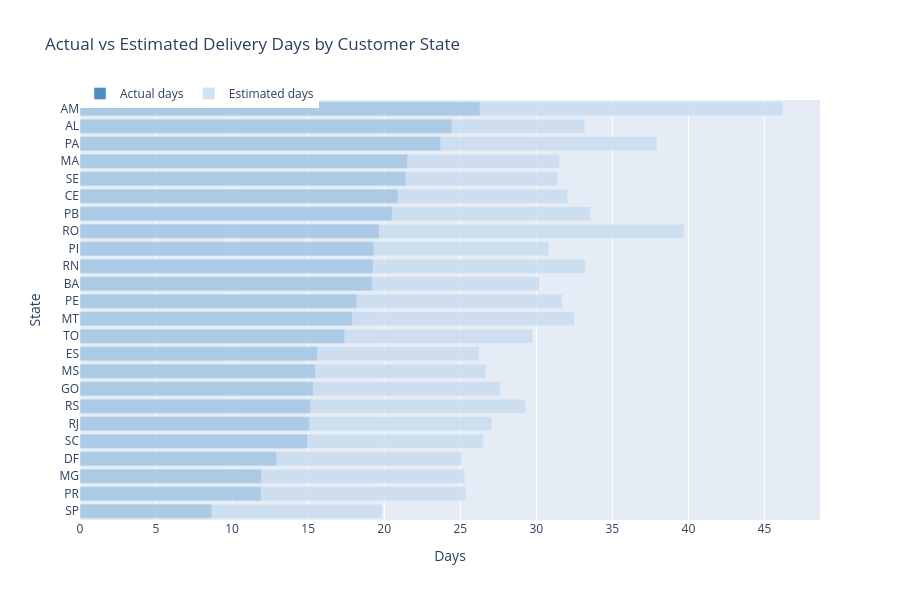

The code cell stored with this chart in its notebook:
### Code cell
state_sorted = state_kpis.sort_values("avg_actual_days", ascending=True)

fig1 = go.Figure()

fig1.add_trace(go.Bar(
    x=state_sorted["avg_actual_days"],
    y=state_sorted["customer_state"],
    orientation="h",
    name="Actual days",
    marker_color="#2171b5",
    opacity=0.8
))

fig1.add_trace(go.Bar(
    x=state_sorted["avg_estimated"],
    y=state_sorted["customer_state"],
    orientation="h",
    name="Estimated days",
    marker_color="#c6dbef",
    opacity=0.8
))

fig1.update_layout(
    barmode="overlay",
    title="Actual vs Estimated Delivery Days by Customer State",
    xaxis_title="Days",
    yaxis_title="State",
    height=600,
    legend=dict(orientation="h", y=1.05)
)
fig1.show()

### Figure 1 — Plotly figure (JSON) as saved in the notebook; plotly's stock layout.template omitted (floating-point values rounded to 4 significant figures)
{"data": [{"marker": {"color": "#2171b5"}, "name": "Actual days", "opacity": 0.8, "orientation": "h", "type": "bar", "x": [8.67, 11.9, 11.92, 12.92, 14.96, 15.08, 15.15, 15.33, 15.47, 15.6, 17.4, 17.9, 18.2, 19.21, 19.26, 19.31, 19.66, 20.53, 20.91, 21.42, 21.53, 23.71, 24.44, 26.3], "y": ["SP", "PR", "MG", "DF", "SC", "RJ", "RS", "GO", "MS", "ES", "TO", "MT", "PE", "BA", "RN", "PI", "RO", "PB", "CE", "SE", "MA", "PA", "AL", "AM"]}, {"marker": {"color": "#c6dbef"}, "name": "Estimated days", "opacity": 0.8, "orientation": "h", "type": "bar", "x": [19.88, 25.37, 25.28, 25.1, 26.52, 27.08, 29.3, 27.64, 26.69, 26.25, 29.74, 32.5, 31.7, 30.19, 33.22, 30.83, 39.7, 33.58, 32.05, 31.42, 31.52, 37.94, 33.18, 46.22], "y": ["SP", "PR", "MG", "DF", "SC", "RJ", "RS", "GO", "MS", "ES", "TO", "MT", "PE", "BA", "RN", "PI", "RO", "PB", "CE", "SE", "MA", "PA", "AL", "AM"]}], "layout": {"barmode": "overlay", "height": 600, "legend": {"orientation": "h", "y": 1.05}, "title": {"text": "Actual vs Estimated Delivery Days by Customer State"}, "xaxis": {"title": {"text": "Days"}}, "yaxis": {"title": {"text": "State"}}}}
